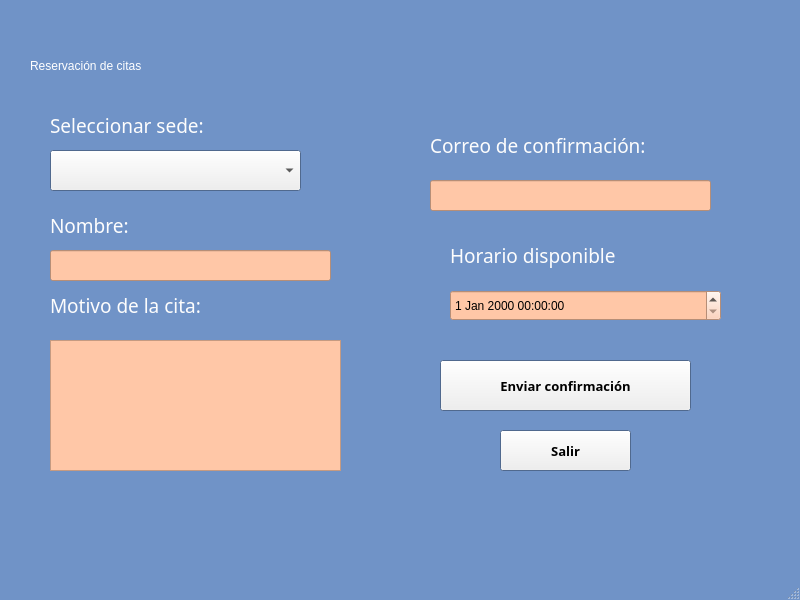
<?xml version="1.0" encoding="UTF-8"?>
<ui version="4.0">
 <class>MainWindow</class>
 <widget class="QMainWindow" name="MainWindow">
  <property name="geometry">
   <rect>
    <x>0</x>
    <y>0</y>
    <width>800</width>
    <height>600</height>
   </rect>
  </property>
  <property name="palette">
   <palette>
    <active>
     <colorrole role="Base">
      <brush brushstyle="SolidPattern">
       <color alpha="255">
        <red>123</red>
        <green>168</green>
        <blue>198</blue>
       </color>
      </brush>
     </colorrole>
     <colorrole role="Window">
      <brush brushstyle="SolidPattern">
       <color alpha="255">
        <red>112</red>
        <green>147</green>
        <blue>199</blue>
       </color>
      </brush>
     </colorrole>
    </active>
    <inactive>
     <colorrole role="Base">
      <brush brushstyle="SolidPattern">
       <color alpha="255">
        <red>123</red>
        <green>168</green>
        <blue>198</blue>
       </color>
      </brush>
     </colorrole>
     <colorrole role="Window">
      <brush brushstyle="SolidPattern">
       <color alpha="255">
        <red>112</red>
        <green>147</green>
        <blue>199</blue>
       </color>
      </brush>
     </colorrole>
    </inactive>
    <disabled>
     <colorrole role="Base">
      <brush brushstyle="SolidPattern">
       <color alpha="255">
        <red>112</red>
        <green>147</green>
        <blue>199</blue>
       </color>
      </brush>
     </colorrole>
     <colorrole role="Window">
      <brush brushstyle="SolidPattern">
       <color alpha="255">
        <red>112</red>
        <green>147</green>
        <blue>199</blue>
       </color>
      </brush>
     </colorrole>
    </disabled>
   </palette>
  </property>
  <property name="windowTitle">
   <string>MainWindow</string>
  </property>
  <widget class="QWidget" name="centralwidget">
   <widget class="QLabel" name="label_2">
    <property name="geometry">
     <rect>
      <x>50</x>
      <y>90</y>
      <width>241</width>
      <height>71</height>
     </rect>
    </property>
    <property name="palette">
     <palette>
      <active>
       <colorrole role="WindowText">
        <brush brushstyle="SolidPattern">
         <color alpha="255">
          <red>253</red>
          <green>253</green>
          <blue>253</blue>
         </color>
        </brush>
       </colorrole>
       <colorrole role="Text">
        <brush brushstyle="SolidPattern">
         <color alpha="255">
          <red>253</red>
          <green>253</green>
          <blue>253</blue>
         </color>
        </brush>
       </colorrole>
       <colorrole role="ButtonText">
        <brush brushstyle="SolidPattern">
         <color alpha="255">
          <red>255</red>
          <green>255</green>
          <blue>255</blue>
         </color>
        </brush>
       </colorrole>
      </active>
      <inactive>
       <colorrole role="WindowText">
        <brush brushstyle="SolidPattern">
         <color alpha="255">
          <red>253</red>
          <green>253</green>
          <blue>253</blue>
         </color>
        </brush>
       </colorrole>
       <colorrole role="Text">
        <brush brushstyle="SolidPattern">
         <color alpha="255">
          <red>253</red>
          <green>253</green>
          <blue>253</blue>
         </color>
        </brush>
       </colorrole>
       <colorrole role="ButtonText">
        <brush brushstyle="SolidPattern">
         <color alpha="255">
          <red>255</red>
          <green>255</green>
          <blue>255</blue>
         </color>
        </brush>
       </colorrole>
      </inactive>
      <disabled>
       <colorrole role="WindowText">
        <brush brushstyle="SolidPattern">
         <color alpha="255">
          <red>120</red>
          <green>120</green>
          <blue>120</blue>
         </color>
        </brush>
       </colorrole>
       <colorrole role="Text">
        <brush brushstyle="SolidPattern">
         <color alpha="255">
          <red>120</red>
          <green>120</green>
          <blue>120</blue>
         </color>
        </brush>
       </colorrole>
       <colorrole role="ButtonText">
        <brush brushstyle="SolidPattern">
         <color alpha="255">
          <red>120</red>
          <green>120</green>
          <blue>120</blue>
         </color>
        </brush>
       </colorrole>
      </disabled>
     </palette>
    </property>
    <property name="font">
     <font>
      <family>Century Gothic</family>
      <pointsize>14</pointsize>
      <bold>false</bold>
     </font>
    </property>
    <property name="text">
     <string>Seleccionar sede:</string>
    </property>
   </widget>
   <widget class="QComboBox" name="sede">
    <property name="geometry">
     <rect>
      <x>50</x>
      <y>150</y>
      <width>251</width>
      <height>41</height>
     </rect>
    </property>
    <property name="palette">
     <palette>
      <active>
       <colorrole role="WindowText">
        <brush brushstyle="SolidPattern">
         <color alpha="255">
          <red>0</red>
          <green>0</green>
          <blue>0</blue>
         </color>
        </brush>
       </colorrole>
       <colorrole role="Light">
        <brush brushstyle="SolidPattern">
         <color alpha="255">
          <red>9</red>
          <green>9</green>
          <blue>9</blue>
         </color>
        </brush>
       </colorrole>
       <colorrole role="Dark">
        <brush brushstyle="SolidPattern">
         <color alpha="255">
          <red>4</red>
          <green>6</green>
          <blue>7</blue>
         </color>
        </brush>
       </colorrole>
       <colorrole role="Text">
        <brush brushstyle="SolidPattern">
         <color alpha="255">
          <red>0</red>
          <green>0</green>
          <blue>0</blue>
         </color>
        </brush>
       </colorrole>
       <colorrole role="BrightText">
        <brush brushstyle="SolidPattern">
         <color alpha="255">
          <red>0</red>
          <green>0</green>
          <blue>0</blue>
         </color>
        </brush>
       </colorrole>
       <colorrole role="ButtonText">
        <brush brushstyle="SolidPattern">
         <color alpha="255">
          <red>0</red>
          <green>0</green>
          <blue>0</blue>
         </color>
        </brush>
       </colorrole>
       <colorrole role="Base">
        <brush brushstyle="SolidPattern">
         <color alpha="255">
          <red>81</red>
          <green>151</green>
          <blue>184</blue>
         </color>
        </brush>
       </colorrole>
       <colorrole role="HighlightedText">
        <brush brushstyle="SolidPattern">
         <color alpha="255">
          <red>2</red>
          <green>2</green>
          <blue>2</blue>
         </color>
        </brush>
       </colorrole>
       <colorrole role="AlternateBase">
        <brush brushstyle="SolidPattern">
         <color alpha="255">
          <red>159</red>
          <green>195</green>
          <blue>198</blue>
         </color>
        </brush>
       </colorrole>
       <colorrole role="ToolTipBase">
        <brush brushstyle="SolidPattern">
         <color alpha="255">
          <red>159</red>
          <green>195</green>
          <blue>198</blue>
         </color>
        </brush>
       </colorrole>
       <colorrole role="Accent">
        <brush brushstyle="SolidPattern">
         <color alpha="255">
          <red>97</red>
          <green>120</green>
          <blue>132</blue>
         </color>
        </brush>
       </colorrole>
      </active>
      <inactive>
       <colorrole role="WindowText">
        <brush brushstyle="SolidPattern">
         <color alpha="255">
          <red>0</red>
          <green>0</green>
          <blue>0</blue>
         </color>
        </brush>
       </colorrole>
       <colorrole role="Light">
        <brush brushstyle="SolidPattern">
         <color alpha="255">
          <red>9</red>
          <green>9</green>
          <blue>9</blue>
         </color>
        </brush>
       </colorrole>
       <colorrole role="Dark">
        <brush brushstyle="SolidPattern">
         <color alpha="255">
          <red>4</red>
          <green>6</green>
          <blue>7</blue>
         </color>
        </brush>
       </colorrole>
       <colorrole role="Text">
        <brush brushstyle="SolidPattern">
         <color alpha="255">
          <red>0</red>
          <green>0</green>
          <blue>0</blue>
         </color>
        </brush>
       </colorrole>
       <colorrole role="BrightText">
        <brush brushstyle="SolidPattern">
         <color alpha="255">
          <red>0</red>
          <green>0</green>
          <blue>0</blue>
         </color>
        </brush>
       </colorrole>
       <colorrole role="ButtonText">
        <brush brushstyle="SolidPattern">
         <color alpha="255">
          <red>0</red>
          <green>0</green>
          <blue>0</blue>
         </color>
        </brush>
       </colorrole>
       <colorrole role="Base">
        <brush brushstyle="SolidPattern">
         <color alpha="255">
          <red>81</red>
          <green>151</green>
          <blue>184</blue>
         </color>
        </brush>
       </colorrole>
       <colorrole role="HighlightedText">
        <brush brushstyle="SolidPattern">
         <color alpha="255">
          <red>2</red>
          <green>2</green>
          <blue>2</blue>
         </color>
        </brush>
       </colorrole>
       <colorrole role="AlternateBase">
        <brush brushstyle="SolidPattern">
         <color alpha="255">
          <red>159</red>
          <green>195</green>
          <blue>198</blue>
         </color>
        </brush>
       </colorrole>
       <colorrole role="ToolTipBase">
        <brush brushstyle="SolidPattern">
         <color alpha="255">
          <red>159</red>
          <green>195</green>
          <blue>198</blue>
         </color>
        </brush>
       </colorrole>
       <colorrole role="Accent">
        <brush brushstyle="SolidPattern">
         <color alpha="255">
          <red>240</red>
          <green>240</green>
          <blue>240</blue>
         </color>
        </brush>
       </colorrole>
      </inactive>
      <disabled>
       <colorrole role="WindowText">
        <brush brushstyle="SolidPattern">
         <color alpha="255">
          <red>4</red>
          <green>6</green>
          <blue>7</blue>
         </color>
        </brush>
       </colorrole>
       <colorrole role="Light">
        <brush brushstyle="SolidPattern">
         <color alpha="255">
          <red>9</red>
          <green>9</green>
          <blue>9</blue>
         </color>
        </brush>
       </colorrole>
       <colorrole role="Dark">
        <brush brushstyle="SolidPattern">
         <color alpha="255">
          <red>4</red>
          <green>6</green>
          <blue>7</blue>
         </color>
        </brush>
       </colorrole>
       <colorrole role="Text">
        <brush brushstyle="SolidPattern">
         <color alpha="255">
          <red>4</red>
          <green>6</green>
          <blue>7</blue>
         </color>
        </brush>
       </colorrole>
       <colorrole role="BrightText">
        <brush brushstyle="SolidPattern">
         <color alpha="255">
          <red>0</red>
          <green>0</green>
          <blue>0</blue>
         </color>
        </brush>
       </colorrole>
       <colorrole role="ButtonText">
        <brush brushstyle="SolidPattern">
         <color alpha="255">
          <red>4</red>
          <green>6</green>
          <blue>7</blue>
         </color>
        </brush>
       </colorrole>
       <colorrole role="Base">
        <brush brushstyle="SolidPattern">
         <color alpha="255">
          <red>88</red>
          <green>191</green>
          <blue>211</blue>
         </color>
        </brush>
       </colorrole>
       <colorrole role="HighlightedText">
        <brush brushstyle="SolidPattern">
         <color alpha="255">
          <red>2</red>
          <green>2</green>
          <blue>2</blue>
         </color>
        </brush>
       </colorrole>
       <colorrole role="AlternateBase">
        <brush brushstyle="SolidPattern">
         <color alpha="255">
          <red>159</red>
          <green>195</green>
          <blue>198</blue>
         </color>
        </brush>
       </colorrole>
       <colorrole role="ToolTipBase">
        <brush brushstyle="SolidPattern">
         <color alpha="255">
          <red>159</red>
          <green>195</green>
          <blue>198</blue>
         </color>
        </brush>
       </colorrole>
       <colorrole role="Accent">
        <brush brushstyle="SolidPattern">
         <color alpha="255">
          <red>120</red>
          <green>120</green>
          <blue>120</blue>
         </color>
        </brush>
       </colorrole>
      </disabled>
     </palette>
    </property>
    <property name="font">
     <font>
      <family>Century Gothic</family>
      <pointsize>9</pointsize>
     </font>
    </property>
   </widget>
   <widget class="QLabel" name="label_3">
    <property name="geometry">
     <rect>
      <x>450</x>
      <y>220</y>
      <width>241</width>
      <height>71</height>
     </rect>
    </property>
    <property name="palette">
     <palette>
      <active>
       <colorrole role="WindowText">
        <brush brushstyle="SolidPattern">
         <color alpha="255">
          <red>253</red>
          <green>253</green>
          <blue>253</blue>
         </color>
        </brush>
       </colorrole>
       <colorrole role="Text">
        <brush brushstyle="SolidPattern">
         <color alpha="255">
          <red>253</red>
          <green>253</green>
          <blue>253</blue>
         </color>
        </brush>
       </colorrole>
       <colorrole role="ButtonText">
        <brush brushstyle="SolidPattern">
         <color alpha="255">
          <red>255</red>
          <green>255</green>
          <blue>255</blue>
         </color>
        </brush>
       </colorrole>
      </active>
      <inactive>
       <colorrole role="WindowText">
        <brush brushstyle="SolidPattern">
         <color alpha="255">
          <red>253</red>
          <green>253</green>
          <blue>253</blue>
         </color>
        </brush>
       </colorrole>
       <colorrole role="Text">
        <brush brushstyle="SolidPattern">
         <color alpha="255">
          <red>253</red>
          <green>253</green>
          <blue>253</blue>
         </color>
        </brush>
       </colorrole>
       <colorrole role="ButtonText">
        <brush brushstyle="SolidPattern">
         <color alpha="255">
          <red>255</red>
          <green>255</green>
          <blue>255</blue>
         </color>
        </brush>
       </colorrole>
      </inactive>
      <disabled>
       <colorrole role="WindowText">
        <brush brushstyle="SolidPattern">
         <color alpha="255">
          <red>120</red>
          <green>120</green>
          <blue>120</blue>
         </color>
        </brush>
       </colorrole>
       <colorrole role="Text">
        <brush brushstyle="SolidPattern">
         <color alpha="255">
          <red>120</red>
          <green>120</green>
          <blue>120</blue>
         </color>
        </brush>
       </colorrole>
       <colorrole role="ButtonText">
        <brush brushstyle="SolidPattern">
         <color alpha="255">
          <red>120</red>
          <green>120</green>
          <blue>120</blue>
         </color>
        </brush>
       </colorrole>
      </disabled>
     </palette>
    </property>
    <property name="font">
     <font>
      <family>Century Gothic</family>
      <pointsize>14</pointsize>
      <bold>false</bold>
     </font>
    </property>
    <property name="text">
     <string>Horario disponible</string>
    </property>
   </widget>
   <widget class="QDateTimeEdit" name="dateTimeEdit">
    <property name="geometry">
     <rect>
      <x>450</x>
      <y>290</y>
      <width>271</width>
      <height>31</height>
     </rect>
    </property>
    <property name="palette">
     <palette>
      <active>
       <colorrole role="WindowText">
        <brush brushstyle="SolidPattern">
         <color alpha="255">
          <red>0</red>
          <green>0</green>
          <blue>0</blue>
         </color>
        </brush>
       </colorrole>
       <colorrole role="Button">
        <brush brushstyle="SolidPattern">
         <color alpha="255">
          <red>255</red>
          <green>199</green>
          <blue>167</blue>
         </color>
        </brush>
       </colorrole>
       <colorrole role="Text">
        <brush brushstyle="SolidPattern">
         <color alpha="255">
          <red>0</red>
          <green>0</green>
          <blue>0</blue>
         </color>
        </brush>
       </colorrole>
       <colorrole role="ButtonText">
        <brush brushstyle="SolidPattern">
         <color alpha="255">
          <red>0</red>
          <green>0</green>
          <blue>0</blue>
         </color>
        </brush>
       </colorrole>
       <colorrole role="Base">
        <brush brushstyle="SolidPattern">
         <color alpha="255">
          <red>255</red>
          <green>199</green>
          <blue>167</blue>
         </color>
        </brush>
       </colorrole>
       <colorrole role="Window">
        <brush brushstyle="SolidPattern">
         <color alpha="255">
          <red>255</red>
          <green>199</green>
          <blue>167</blue>
         </color>
        </brush>
       </colorrole>
       <colorrole role="PlaceholderText">
        <brush brushstyle="SolidPattern">
         <color alpha="128">
          <red>0</red>
          <green>0</green>
          <blue>0</blue>
         </color>
        </brush>
       </colorrole>
      </active>
      <inactive>
       <colorrole role="WindowText">
        <brush brushstyle="SolidPattern">
         <color alpha="255">
          <red>0</red>
          <green>0</green>
          <blue>0</blue>
         </color>
        </brush>
       </colorrole>
       <colorrole role="Button">
        <brush brushstyle="SolidPattern">
         <color alpha="255">
          <red>255</red>
          <green>199</green>
          <blue>167</blue>
         </color>
        </brush>
       </colorrole>
       <colorrole role="Text">
        <brush brushstyle="SolidPattern">
         <color alpha="255">
          <red>0</red>
          <green>0</green>
          <blue>0</blue>
         </color>
        </brush>
       </colorrole>
       <colorrole role="ButtonText">
        <brush brushstyle="SolidPattern">
         <color alpha="255">
          <red>0</red>
          <green>0</green>
          <blue>0</blue>
         </color>
        </brush>
       </colorrole>
       <colorrole role="Base">
        <brush brushstyle="SolidPattern">
         <color alpha="255">
          <red>255</red>
          <green>199</green>
          <blue>167</blue>
         </color>
        </brush>
       </colorrole>
       <colorrole role="Window">
        <brush brushstyle="SolidPattern">
         <color alpha="255">
          <red>255</red>
          <green>199</green>
          <blue>167</blue>
         </color>
        </brush>
       </colorrole>
       <colorrole role="PlaceholderText">
        <brush brushstyle="SolidPattern">
         <color alpha="128">
          <red>0</red>
          <green>0</green>
          <blue>0</blue>
         </color>
        </brush>
       </colorrole>
      </inactive>
      <disabled>
       <colorrole role="WindowText">
        <brush brushstyle="SolidPattern">
         <color alpha="255">
          <red>0</red>
          <green>0</green>
          <blue>0</blue>
         </color>
        </brush>
       </colorrole>
       <colorrole role="Button">
        <brush brushstyle="SolidPattern">
         <color alpha="255">
          <red>255</red>
          <green>199</green>
          <blue>167</blue>
         </color>
        </brush>
       </colorrole>
       <colorrole role="Text">
        <brush brushstyle="SolidPattern">
         <color alpha="255">
          <red>0</red>
          <green>0</green>
          <blue>0</blue>
         </color>
        </brush>
       </colorrole>
       <colorrole role="ButtonText">
        <brush brushstyle="SolidPattern">
         <color alpha="255">
          <red>0</red>
          <green>0</green>
          <blue>0</blue>
         </color>
        </brush>
       </colorrole>
       <colorrole role="Base">
        <brush brushstyle="SolidPattern">
         <color alpha="255">
          <red>255</red>
          <green>199</green>
          <blue>167</blue>
         </color>
        </brush>
       </colorrole>
       <colorrole role="Window">
        <brush brushstyle="SolidPattern">
         <color alpha="255">
          <red>255</red>
          <green>199</green>
          <blue>167</blue>
         </color>
        </brush>
       </colorrole>
       <colorrole role="PlaceholderText">
        <brush brushstyle="SolidPattern">
         <color alpha="128">
          <red>0</red>
          <green>0</green>
          <blue>0</blue>
         </color>
        </brush>
       </colorrole>
      </disabled>
     </palette>
    </property>
    <property name="styleSheet">
     <string notr="true">background-color: rgb(255, 199, 167);
color: rgb(0, 0, 0);</string>
    </property>
   </widget>
   <widget class="QLabel" name="label_4">
    <property name="geometry">
     <rect>
      <x>50</x>
      <y>270</y>
      <width>241</width>
      <height>71</height>
     </rect>
    </property>
    <property name="palette">
     <palette>
      <active>
       <colorrole role="WindowText">
        <brush brushstyle="SolidPattern">
         <color alpha="255">
          <red>253</red>
          <green>253</green>
          <blue>253</blue>
         </color>
        </brush>
       </colorrole>
       <colorrole role="Text">
        <brush brushstyle="SolidPattern">
         <color alpha="255">
          <red>253</red>
          <green>253</green>
          <blue>253</blue>
         </color>
        </brush>
       </colorrole>
       <colorrole role="ButtonText">
        <brush brushstyle="SolidPattern">
         <color alpha="255">
          <red>255</red>
          <green>255</green>
          <blue>255</blue>
         </color>
        </brush>
       </colorrole>
      </active>
      <inactive>
       <colorrole role="WindowText">
        <brush brushstyle="SolidPattern">
         <color alpha="255">
          <red>253</red>
          <green>253</green>
          <blue>253</blue>
         </color>
        </brush>
       </colorrole>
       <colorrole role="Text">
        <brush brushstyle="SolidPattern">
         <color alpha="255">
          <red>253</red>
          <green>253</green>
          <blue>253</blue>
         </color>
        </brush>
       </colorrole>
       <colorrole role="ButtonText">
        <brush brushstyle="SolidPattern">
         <color alpha="255">
          <red>255</red>
          <green>255</green>
          <blue>255</blue>
         </color>
        </brush>
       </colorrole>
      </inactive>
      <disabled>
       <colorrole role="WindowText">
        <brush brushstyle="SolidPattern">
         <color alpha="255">
          <red>120</red>
          <green>120</green>
          <blue>120</blue>
         </color>
        </brush>
       </colorrole>
       <colorrole role="Text">
        <brush brushstyle="SolidPattern">
         <color alpha="255">
          <red>120</red>
          <green>120</green>
          <blue>120</blue>
         </color>
        </brush>
       </colorrole>
       <colorrole role="ButtonText">
        <brush brushstyle="SolidPattern">
         <color alpha="255">
          <red>120</red>
          <green>120</green>
          <blue>120</blue>
         </color>
        </brush>
       </colorrole>
      </disabled>
     </palette>
    </property>
    <property name="font">
     <font>
      <family>Century Gothic</family>
      <pointsize>14</pointsize>
      <bold>false</bold>
     </font>
    </property>
    <property name="text">
     <string>Motivo de la cita:</string>
    </property>
   </widget>
   <widget class="QTextEdit" name="textEdit">
    <property name="geometry">
     <rect>
      <x>50</x>
      <y>340</y>
      <width>291</width>
      <height>131</height>
     </rect>
    </property>
    <property name="palette">
     <palette>
      <active>
       <colorrole role="Button">
        <brush brushstyle="SolidPattern">
         <color alpha="255">
          <red>255</red>
          <green>199</green>
          <blue>167</blue>
         </color>
        </brush>
       </colorrole>
       <colorrole role="Base">
        <brush brushstyle="SolidPattern">
         <color alpha="255">
          <red>255</red>
          <green>199</green>
          <blue>167</blue>
         </color>
        </brush>
       </colorrole>
       <colorrole role="Window">
        <brush brushstyle="SolidPattern">
         <color alpha="255">
          <red>255</red>
          <green>199</green>
          <blue>167</blue>
         </color>
        </brush>
       </colorrole>
      </active>
      <inactive>
       <colorrole role="Button">
        <brush brushstyle="SolidPattern">
         <color alpha="255">
          <red>255</red>
          <green>199</green>
          <blue>167</blue>
         </color>
        </brush>
       </colorrole>
       <colorrole role="Base">
        <brush brushstyle="SolidPattern">
         <color alpha="255">
          <red>255</red>
          <green>199</green>
          <blue>167</blue>
         </color>
        </brush>
       </colorrole>
       <colorrole role="Window">
        <brush brushstyle="SolidPattern">
         <color alpha="255">
          <red>255</red>
          <green>199</green>
          <blue>167</blue>
         </color>
        </brush>
       </colorrole>
      </inactive>
      <disabled>
       <colorrole role="Button">
        <brush brushstyle="SolidPattern">
         <color alpha="255">
          <red>255</red>
          <green>199</green>
          <blue>167</blue>
         </color>
        </brush>
       </colorrole>
       <colorrole role="Base">
        <brush brushstyle="SolidPattern">
         <color alpha="255">
          <red>255</red>
          <green>199</green>
          <blue>167</blue>
         </color>
        </brush>
       </colorrole>
       <colorrole role="Window">
        <brush brushstyle="SolidPattern">
         <color alpha="255">
          <red>255</red>
          <green>199</green>
          <blue>167</blue>
         </color>
        </brush>
       </colorrole>
      </disabled>
     </palette>
    </property>
    <property name="styleSheet">
     <string notr="true">background-color: rgb(255, 199, 167);</string>
    </property>
   </widget>
   <widget class="QPushButton" name="pushButton_2">
    <property name="geometry">
     <rect>
      <x>440</x>
      <y>360</y>
      <width>251</width>
      <height>51</height>
     </rect>
    </property>
    <property name="palette">
     <palette>
      <active>
       <colorrole role="Base">
        <brush brushstyle="SolidPattern">
         <color alpha="255">
          <red>120</red>
          <green>173</green>
          <blue>202</blue>
         </color>
        </brush>
       </colorrole>
      </active>
      <inactive>
       <colorrole role="Base">
        <brush brushstyle="SolidPattern">
         <color alpha="255">
          <red>120</red>
          <green>173</green>
          <blue>202</blue>
         </color>
        </brush>
       </colorrole>
      </inactive>
      <disabled>
       <colorrole role="Base">
        <brush brushstyle="SolidPattern">
         <color alpha="255">
          <red>88</red>
          <green>191</green>
          <blue>211</blue>
         </color>
        </brush>
       </colorrole>
      </disabled>
     </palette>
    </property>
    <property name="font">
     <font>
      <family>Century Gothic</family>
      <pointsize>10</pointsize>
      <bold>true</bold>
     </font>
    </property>
    <property name="text">
     <string>Enviar confirmación</string>
    </property>
   </widget>
   <widget class="QPushButton" name="pushButton">
    <property name="geometry">
     <rect>
      <x>500</x>
      <y>430</y>
      <width>131</width>
      <height>41</height>
     </rect>
    </property>
    <property name="font">
     <font>
      <family>Century Gothic</family>
      <pointsize>10</pointsize>
      <bold>true</bold>
     </font>
    </property>
    <property name="text">
     <string>Salir</string>
    </property>
   </widget>
   <widget class="QLabel" name="nombrecliente">
    <property name="geometry">
     <rect>
      <x>50</x>
      <y>190</y>
      <width>241</width>
      <height>71</height>
     </rect>
    </property>
    <property name="palette">
     <palette>
      <active>
       <colorrole role="WindowText">
        <brush brushstyle="SolidPattern">
         <color alpha="255">
          <red>253</red>
          <green>253</green>
          <blue>253</blue>
         </color>
        </brush>
       </colorrole>
       <colorrole role="Text">
        <brush brushstyle="SolidPattern">
         <color alpha="255">
          <red>253</red>
          <green>253</green>
          <blue>253</blue>
         </color>
        </brush>
       </colorrole>
       <colorrole role="ButtonText">
        <brush brushstyle="SolidPattern">
         <color alpha="255">
          <red>255</red>
          <green>255</green>
          <blue>255</blue>
         </color>
        </brush>
       </colorrole>
      </active>
      <inactive>
       <colorrole role="WindowText">
        <brush brushstyle="SolidPattern">
         <color alpha="255">
          <red>253</red>
          <green>253</green>
          <blue>253</blue>
         </color>
        </brush>
       </colorrole>
       <colorrole role="Text">
        <brush brushstyle="SolidPattern">
         <color alpha="255">
          <red>253</red>
          <green>253</green>
          <blue>253</blue>
         </color>
        </brush>
       </colorrole>
       <colorrole role="ButtonText">
        <brush brushstyle="SolidPattern">
         <color alpha="255">
          <red>255</red>
          <green>255</green>
          <blue>255</blue>
         </color>
        </brush>
       </colorrole>
      </inactive>
      <disabled>
       <colorrole role="WindowText">
        <brush brushstyle="SolidPattern">
         <color alpha="255">
          <red>120</red>
          <green>120</green>
          <blue>120</blue>
         </color>
        </brush>
       </colorrole>
       <colorrole role="Text">
        <brush brushstyle="SolidPattern">
         <color alpha="255">
          <red>120</red>
          <green>120</green>
          <blue>120</blue>
         </color>
        </brush>
       </colorrole>
       <colorrole role="ButtonText">
        <brush brushstyle="SolidPattern">
         <color alpha="255">
          <red>120</red>
          <green>120</green>
          <blue>120</blue>
         </color>
        </brush>
       </colorrole>
      </disabled>
     </palette>
    </property>
    <property name="font">
     <font>
      <family>Century Gothic</family>
      <pointsize>14</pointsize>
      <bold>false</bold>
     </font>
    </property>
    <property name="text">
     <string>Nombre:</string>
    </property>
   </widget>
   <widget class="QLineEdit" name="lineEdit">
    <property name="geometry">
     <rect>
      <x>50</x>
      <y>250</y>
      <width>281</width>
      <height>31</height>
     </rect>
    </property>
    <property name="palette">
     <palette>
      <active>
       <colorrole role="Button">
        <brush brushstyle="SolidPattern">
         <color alpha="255">
          <red>255</red>
          <green>199</green>
          <blue>167</blue>
         </color>
        </brush>
       </colorrole>
       <colorrole role="Light">
        <brush brushstyle="SolidPattern">
         <color alpha="255">
          <red>159</red>
          <green>195</green>
          <blue>198</blue>
         </color>
        </brush>
       </colorrole>
       <colorrole role="Base">
        <brush brushstyle="SolidPattern">
         <color alpha="255">
          <red>255</red>
          <green>199</green>
          <blue>167</blue>
         </color>
        </brush>
       </colorrole>
       <colorrole role="Window">
        <brush brushstyle="SolidPattern">
         <color alpha="255">
          <red>255</red>
          <green>199</green>
          <blue>167</blue>
         </color>
        </brush>
       </colorrole>
       <colorrole role="ToolTipBase">
        <brush brushstyle="SolidPattern">
         <color alpha="255">
          <red>159</red>
          <green>195</green>
          <blue>198</blue>
         </color>
        </brush>
       </colorrole>
       <colorrole role="Accent">
        <brush brushstyle="SolidPattern">
         <color alpha="255">
          <red>97</red>
          <green>120</green>
          <blue>132</blue>
         </color>
        </brush>
       </colorrole>
      </active>
      <inactive>
       <colorrole role="Button">
        <brush brushstyle="SolidPattern">
         <color alpha="255">
          <red>255</red>
          <green>199</green>
          <blue>167</blue>
         </color>
        </brush>
       </colorrole>
       <colorrole role="Light">
        <brush brushstyle="SolidPattern">
         <color alpha="255">
          <red>159</red>
          <green>195</green>
          <blue>198</blue>
         </color>
        </brush>
       </colorrole>
       <colorrole role="Base">
        <brush brushstyle="SolidPattern">
         <color alpha="255">
          <red>255</red>
          <green>199</green>
          <blue>167</blue>
         </color>
        </brush>
       </colorrole>
       <colorrole role="Window">
        <brush brushstyle="SolidPattern">
         <color alpha="255">
          <red>255</red>
          <green>199</green>
          <blue>167</blue>
         </color>
        </brush>
       </colorrole>
       <colorrole role="ToolTipBase">
        <brush brushstyle="SolidPattern">
         <color alpha="255">
          <red>159</red>
          <green>195</green>
          <blue>198</blue>
         </color>
        </brush>
       </colorrole>
       <colorrole role="Accent">
        <brush brushstyle="SolidPattern">
         <color alpha="255">
          <red>240</red>
          <green>240</green>
          <blue>240</blue>
         </color>
        </brush>
       </colorrole>
      </inactive>
      <disabled>
       <colorrole role="Button">
        <brush brushstyle="SolidPattern">
         <color alpha="255">
          <red>255</red>
          <green>199</green>
          <blue>167</blue>
         </color>
        </brush>
       </colorrole>
       <colorrole role="Light">
        <brush brushstyle="SolidPattern">
         <color alpha="255">
          <red>159</red>
          <green>195</green>
          <blue>198</blue>
         </color>
        </brush>
       </colorrole>
       <colorrole role="Base">
        <brush brushstyle="SolidPattern">
         <color alpha="255">
          <red>255</red>
          <green>199</green>
          <blue>167</blue>
         </color>
        </brush>
       </colorrole>
       <colorrole role="Window">
        <brush brushstyle="SolidPattern">
         <color alpha="255">
          <red>255</red>
          <green>199</green>
          <blue>167</blue>
         </color>
        </brush>
       </colorrole>
       <colorrole role="ToolTipBase">
        <brush brushstyle="SolidPattern">
         <color alpha="255">
          <red>159</red>
          <green>195</green>
          <blue>198</blue>
         </color>
        </brush>
       </colorrole>
       <colorrole role="Accent">
        <brush brushstyle="SolidPattern">
         <color alpha="255">
          <red>120</red>
          <green>120</green>
          <blue>120</blue>
         </color>
        </brush>
       </colorrole>
      </disabled>
     </palette>
    </property>
    <property name="styleSheet">
     <string notr="true">background-color: rgb(255, 199, 167);</string>
    </property>
   </widget>
   <widget class="QLabel" name="correo">
    <property name="geometry">
     <rect>
      <x>430</x>
      <y>110</y>
      <width>291</width>
      <height>71</height>
     </rect>
    </property>
    <property name="palette">
     <palette>
      <active>
       <colorrole role="WindowText">
        <brush brushstyle="SolidPattern">
         <color alpha="255">
          <red>253</red>
          <green>253</green>
          <blue>253</blue>
         </color>
        </brush>
       </colorrole>
       <colorrole role="Text">
        <brush brushstyle="SolidPattern">
         <color alpha="255">
          <red>253</red>
          <green>253</green>
          <blue>253</blue>
         </color>
        </brush>
       </colorrole>
       <colorrole role="ButtonText">
        <brush brushstyle="SolidPattern">
         <color alpha="255">
          <red>255</red>
          <green>255</green>
          <blue>255</blue>
         </color>
        </brush>
       </colorrole>
      </active>
      <inactive>
       <colorrole role="WindowText">
        <brush brushstyle="SolidPattern">
         <color alpha="255">
          <red>253</red>
          <green>253</green>
          <blue>253</blue>
         </color>
        </brush>
       </colorrole>
       <colorrole role="Text">
        <brush brushstyle="SolidPattern">
         <color alpha="255">
          <red>253</red>
          <green>253</green>
          <blue>253</blue>
         </color>
        </brush>
       </colorrole>
       <colorrole role="ButtonText">
        <brush brushstyle="SolidPattern">
         <color alpha="255">
          <red>255</red>
          <green>255</green>
          <blue>255</blue>
         </color>
        </brush>
       </colorrole>
      </inactive>
      <disabled>
       <colorrole role="WindowText">
        <brush brushstyle="SolidPattern">
         <color alpha="255">
          <red>120</red>
          <green>120</green>
          <blue>120</blue>
         </color>
        </brush>
       </colorrole>
       <colorrole role="Text">
        <brush brushstyle="SolidPattern">
         <color alpha="255">
          <red>120</red>
          <green>120</green>
          <blue>120</blue>
         </color>
        </brush>
       </colorrole>
       <colorrole role="ButtonText">
        <brush brushstyle="SolidPattern">
         <color alpha="255">
          <red>120</red>
          <green>120</green>
          <blue>120</blue>
         </color>
        </brush>
       </colorrole>
      </disabled>
     </palette>
    </property>
    <property name="font">
     <font>
      <family>Century Gothic</family>
      <pointsize>14</pointsize>
      <bold>false</bold>
     </font>
    </property>
    <property name="text">
     <string>Correo de confirmación:</string>
    </property>
   </widget>
   <widget class="QLineEdit" name="lineEdit_2">
    <property name="geometry">
     <rect>
      <x>430</x>
      <y>180</y>
      <width>281</width>
      <height>31</height>
     </rect>
    </property>
    <property name="palette">
     <palette>
      <active>
       <colorrole role="Button">
        <brush brushstyle="SolidPattern">
         <color alpha="255">
          <red>255</red>
          <green>199</green>
          <blue>167</blue>
         </color>
        </brush>
       </colorrole>
       <colorrole role="Light">
        <brush brushstyle="SolidPattern">
         <color alpha="255">
          <red>159</red>
          <green>195</green>
          <blue>198</blue>
         </color>
        </brush>
       </colorrole>
       <colorrole role="Base">
        <brush brushstyle="SolidPattern">
         <color alpha="255">
          <red>255</red>
          <green>199</green>
          <blue>167</blue>
         </color>
        </brush>
       </colorrole>
       <colorrole role="Window">
        <brush brushstyle="SolidPattern">
         <color alpha="255">
          <red>255</red>
          <green>199</green>
          <blue>167</blue>
         </color>
        </brush>
       </colorrole>
       <colorrole role="ToolTipBase">
        <brush brushstyle="SolidPattern">
         <color alpha="255">
          <red>159</red>
          <green>195</green>
          <blue>198</blue>
         </color>
        </brush>
       </colorrole>
       <colorrole role="Accent">
        <brush brushstyle="SolidPattern">
         <color alpha="255">
          <red>97</red>
          <green>120</green>
          <blue>132</blue>
         </color>
        </brush>
       </colorrole>
      </active>
      <inactive>
       <colorrole role="Button">
        <brush brushstyle="SolidPattern">
         <color alpha="255">
          <red>255</red>
          <green>199</green>
          <blue>167</blue>
         </color>
        </brush>
       </colorrole>
       <colorrole role="Light">
        <brush brushstyle="SolidPattern">
         <color alpha="255">
          <red>159</red>
          <green>195</green>
          <blue>198</blue>
         </color>
        </brush>
       </colorrole>
       <colorrole role="Base">
        <brush brushstyle="SolidPattern">
         <color alpha="255">
          <red>255</red>
          <green>199</green>
          <blue>167</blue>
         </color>
        </brush>
       </colorrole>
       <colorrole role="Window">
        <brush brushstyle="SolidPattern">
         <color alpha="255">
          <red>255</red>
          <green>199</green>
          <blue>167</blue>
         </color>
        </brush>
       </colorrole>
       <colorrole role="ToolTipBase">
        <brush brushstyle="SolidPattern">
         <color alpha="255">
          <red>159</red>
          <green>195</green>
          <blue>198</blue>
         </color>
        </brush>
       </colorrole>
       <colorrole role="Accent">
        <brush brushstyle="SolidPattern">
         <color alpha="255">
          <red>240</red>
          <green>240</green>
          <blue>240</blue>
         </color>
        </brush>
       </colorrole>
      </inactive>
      <disabled>
       <colorrole role="Button">
        <brush brushstyle="SolidPattern">
         <color alpha="255">
          <red>255</red>
          <green>199</green>
          <blue>167</blue>
         </color>
        </brush>
       </colorrole>
       <colorrole role="Light">
        <brush brushstyle="SolidPattern">
         <color alpha="255">
          <red>159</red>
          <green>195</green>
          <blue>198</blue>
         </color>
        </brush>
       </colorrole>
       <colorrole role="Base">
        <brush brushstyle="SolidPattern">
         <color alpha="255">
          <red>255</red>
          <green>199</green>
          <blue>167</blue>
         </color>
        </brush>
       </colorrole>
       <colorrole role="Window">
        <brush brushstyle="SolidPattern">
         <color alpha="255">
          <red>255</red>
          <green>199</green>
          <blue>167</blue>
         </color>
        </brush>
       </colorrole>
       <colorrole role="ToolTipBase">
        <brush brushstyle="SolidPattern">
         <color alpha="255">
          <red>159</red>
          <green>195</green>
          <blue>198</blue>
         </color>
        </brush>
       </colorrole>
       <colorrole role="Accent">
        <brush brushstyle="SolidPattern">
         <color alpha="255">
          <red>120</red>
          <green>120</green>
          <blue>120</blue>
         </color>
        </brush>
       </colorrole>
      </disabled>
     </palette>
    </property>
    <property name="styleSheet">
     <string notr="true">background-color: rgb(255, 199, 167);</string>
    </property>
   </widget>
   <widget class="QLabel" name="label_6">
    <property name="geometry">
     <rect>
      <x>30</x>
      <y>10</y>
      <width>741</width>
      <height>111</height>
     </rect>
    </property>
    <property name="styleSheet">
     <string notr="true">color: rgb(255, 255, 255);
font: 32pt &quot;Showcard Gothic&quot;;</string>
    </property>
    <property name="text">
     <string>Reservación de citas</string>
    </property>
   </widget>
  </widget>
  <widget class="QMenuBar" name="menubar">
   <property name="geometry">
    <rect>
     <x>0</x>
     <y>0</y>
     <width>800</width>
     <height>21</height>
    </rect>
   </property>
  </widget>
  <widget class="QStatusBar" name="statusbar"/>
 </widget>
 <resources/>
 <connections/>
</ui>
